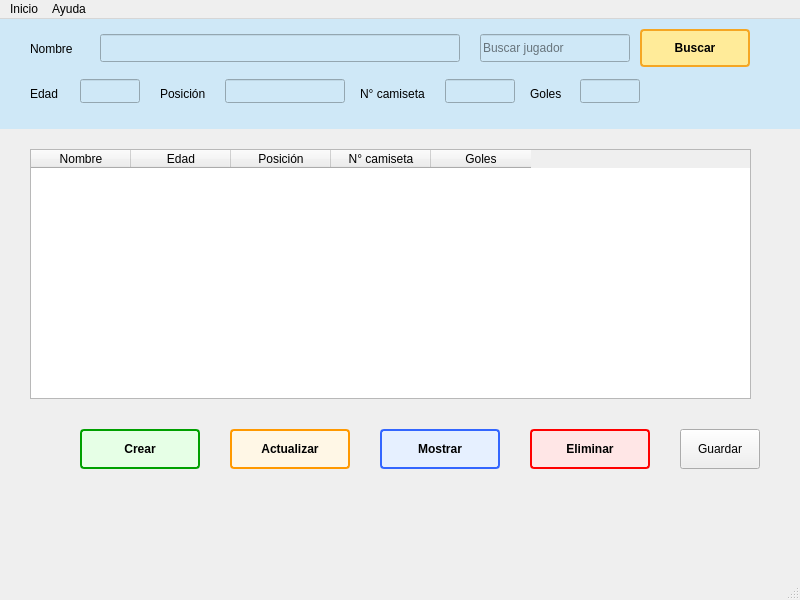
<?xml version="1.0" encoding="UTF-8"?>
<ui version="4.0">
 <class>MainWindow</class>
 <widget class="QMainWindow" name="MainWindow">
  <property name="geometry">
   <rect>
    <x>0</x>
    <y>0</y>
    <width>800</width>
    <height>600</height>
   </rect>
  </property>
  <property name="windowTitle">
   <string>APLICACIÓN CRUD</string>
  </property>
  <widget class="QWidget" name="centralwidget">

   <!-- CABECERA SUPERIOR -->
   <widget class="QFrame" name="frameCabecera">
    <property name="geometry">
     <rect>
      <x>0</x>
      <y>0</y>
      <width>800</width>
      <height>110</height>
     </rect>
    </property>
    <property name="styleSheet">
     <!-- COLOR FONDO CABECERA -->
     <string notr="true">background-color: #cfe8f7;</string>
    </property>
    <property name="frameShape">
     <enum>QFrame::NoFrame</enum>
    </property>

    <!-- NOMBRE -->
    <widget class="QLabel" name="lblNombre">
     <property name="geometry">
      <rect>
       <x>30</x>
       <y>20</y>
       <width>60</width>
       <height>20</height>
      </rect>
     </property>
     <property name="text">
      <string>Nombre</string>
     </property>
    </widget>
    <widget class="QLineEdit" name="txtNombre">
     <property name="geometry">
      <rect>
       <x>100</x>
       <y>15</y>
       <width>360</width>
       <height>28</height>
      </rect>
     </property>
    </widget>

    <!-- BUSCAR -->
    <widget class="QLineEdit" name="txtBuscar">
     <property name="geometry">
      <rect>
       <x>480</x>
       <y>15</y>
       <width>150</width>
       <height>28</height>
      </rect>
     </property>
     <property name="placeholderText">
      <string>Buscar jugador</string>
     </property>
    </widget>
    <widget class="QPushButton" name="btnBuscar">
     <property name="geometry">
      <rect>
       <x>640</x>
       <y>10</y>
       <width>110</width>
       <height>38</height>
      </rect>
     </property>
     <property name="text">
      <string>Buscar</string>
     </property>
     <property name="styleSheet">
      <!-- COLORES BOTÓN BUSCAR -->
      <string notr="true">
QPushButton {
    background-color: #ffeb99;
    border: 2px solid #f5a623;
    border-radius: 4px;
    font-weight: bold;
}
QPushButton:hover {
    background-color: #ffe066;
}
      </string>
     </property>
    </widget>

    <!-- FILA EDAD / POSICIÓN / CAMISETA / GOLES -->
    <widget class="QLabel" name="lblEdad">
     <property name="geometry">
      <rect>
       <x>30</x>
       <y>65</y>
       <width>50</width>
       <height>20</height>
      </rect>
     </property>
     <property name="text">
      <string>Edad</string>
     </property>
    </widget>
    <widget class="QLineEdit" name="txtEdad">
     <property name="geometry">
      <rect>
       <x>80</x>
       <y>60</y>
       <width>60</width>
       <height>24</height>
      </rect>
     </property>
    </widget>

    <widget class="QLabel" name="lblPosicion">
     <property name="geometry">
      <rect>
       <x>160</x>
       <y>65</y>
       <width>60</width>
       <height>20</height>
      </rect>
     </property>
     <property name="text">
      <string>Posición</string>
     </property>
    </widget>
    <widget class="QLineEdit" name="txtPosicion">
     <property name="geometry">
      <rect>
       <x>225</x>
       <y>60</y>
       <width>120</width>
       <height>24</height>
      </rect>
     </property>
    </widget>

    <widget class="QLabel" name="lblCamiseta">
     <property name="geometry">
      <rect>
       <x>360</x>
       <y>65</y>
       <width>80</width>
       <height>20</height>
      </rect>
     </property>
     <property name="text">
      <string>N° camiseta</string>
     </property>
    </widget>
    <widget class="QLineEdit" name="txtCamiseta">
     <property name="geometry">
      <rect>
       <x>445</x>
       <y>60</y>
       <width>70</width>
       <height>24</height>
      </rect>
     </property>
    </widget>

    <widget class="QLabel" name="lblGoles">
     <property name="geometry">
      <rect>
       <x>530</x>
       <y>65</y>
       <width>50</width>
       <height>20</height>
      </rect>
     </property>
     <property name="text">
      <string>Goles</string>
     </property>
    </widget>
    <widget class="QLineEdit" name="txtGoles">
     <property name="geometry">
      <rect>
       <x>580</x>
       <y>60</y>
       <width>60</width>
       <height>24</height>
      </rect>
     </property>
    </widget>

   </widget>

   <!-- TABLA -->
   <widget class="QTableWidget" name="TableJugadores">
    <property name="geometry">
     <rect>
      <x>30</x>
      <y>130</y>
      <width>721</width>
      <height>250</height>
     </rect>
    </property>
    <column>
     <property name="text">
      <string>Nombre</string>
     </property>
    </column>
    <column>
     <property name="text">
      <string>Edad</string>
     </property>
    </column>
    <column>
     <property name="text">
      <string>Posición</string>
     </property>
    </column>
    <column>
     <property name="text">
      <string>N° camiseta</string>
     </property>
    </column>
    <column>
     <property name="text">
      <string>Goles</string>
     </property>
    </column>
   </widget>

   <!-- BOTONES CRUD -->
   <widget class="QPushButton" name="btnAgregar">
    <property name="geometry">
     <rect>
      <x>80</x>
      <y>410</y>
      <width>120</width>
      <height>40</height>
     </rect>
    </property>
    <property name="text">
     <string>Crear</string>
    </property>
    <property name="styleSheet">
     <string notr="true">
QPushButton {
    background-color: #e6ffe6;
    border: 2px solid #00a000;
    border-radius: 4px;
    font-weight: bold;
}
QPushButton:hover {
    background-color: #ccffcc;
}
     </string>
    </property>
   </widget>

   <widget class="QPushButton" name="btnEditar">
    <property name="geometry">
     <rect>
      <x>230</x>
      <y>410</y>
      <width>120</width>
      <height>40</height>
     </rect>
    </property>
    <property name="text">
     <string>Actualizar</string>
    </property>
    <property name="styleSheet">
     <string notr="true">
QPushButton {
    background-color: #fff7e6;
    border: 2px solid #ff9900;
    border-radius: 4px;
    font-weight: bold;
}
QPushButton:hover {
    background-color: #ffe0b3;
}
     </string>
    </property>
   </widget>

   <widget class="QPushButton" name="btnCargar">
    <property name="geometry">
     <rect>
      <x>380</x>
      <y>410</y>
      <width>120</width>
      <height>40</height>
     </rect>
    </property>
    <property name="text">
     <string>Mostrar</string>
    </property>
    <property name="styleSheet">
     <string notr="true">
QPushButton {
    background-color: #e6f0ff;
    border: 2px solid #3366ff;
    border-radius: 4px;
    font-weight: bold;
}
QPushButton:hover {
    background-color: #ccdfff;
}
     </string>
    </property>
   </widget>

   <widget class="QPushButton" name="btnEliminar">
    <property name="geometry">
     <rect>
      <x>530</x>
      <y>410</y>
      <width>120</width>
      <height>40</height>
     </rect>
    </property>
    <property name="text">
     <string>Eliminar</string>
    </property>
    <property name="styleSheet">
     <string notr="true">
QPushButton {
    background-color: #ffe6e6;
    border: 2px solid #ff0000;
    border-radius: 4px;
    font-weight: bold;
}
QPushButton:hover {
    background-color: #ffcccc;
}
     </string>
    </property>
   </widget>

   <widget class="QPushButton" name="btnGuardar">
    <property name="geometry">
     <rect>
      <x>680</x>
      <y>410</y>
      <width>80</width>
      <height>40</height>
     </rect>
    </property>
    <property name="text">
     <string>Guardar</string>
    </property>
   </widget>

  </widget>

  <!-- MENÚ -->
  <widget class="QMenuBar" name="menubar">
   <property name="geometry">
    <rect>
     <x>0</x>
     <y>0</y>
     <width>800</width>
     <height>22</height>
    </rect>
   </property>
   <widget class="QMenu" name="menuInicio">
    <property name="title">
     <string>Inicio</string>
    </property>
   </widget>
   <widget class="QMenu" name="menuAyuda">
    <property name="title">
     <string>Ayuda</string>
    </property>
   </widget>
   <addaction name="menuInicio"/>
   <addaction name="menuAyuda"/>
  </widget>

  <widget class="QStatusBar" name="statusbar"/>
 </widget>
 <resources/>
 <connections/>
</ui>
